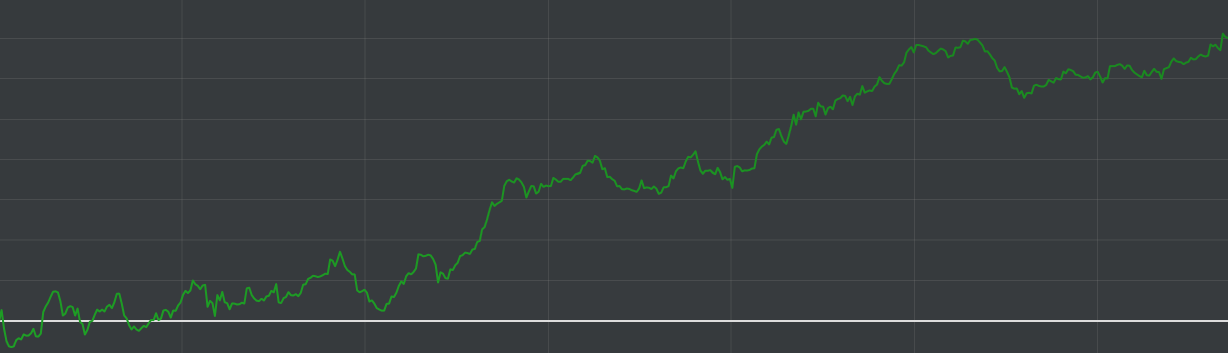
%> input picture pattern_recognition/dev/cashNew_toMatlab.png, 1228 x 353 px
$ octave load_and_clean.m   (GNU Octave 9; MATLAB toolbox functions it lacks are replaced by stand-ins)
%> lines starting %> are read from the running program, lines starting %| are printed output that depends on the picture; in (x1, y1, x2, y2) boxes, pixels count from 0 and x2, y2 are one past the last pixel; in counts of white or black regions, pixels touching at a corner belong together; the program's own positions count from 1
%% holdem manager graphs toolbox
%% riccetto88@gmail.com
clc
close all
clear all

%% input varibles
fileName = 'cashNew_toMatlab.png';

%% load data
IDATA=imread(fileName);
%> IDATA is the input picture: size 353x1228x3 uint8; mean R, G, B 55.5, 60.8, 62.4

%% cycle settings
N=numel(IDATA(1,:,1));
%> N = 1228
M=numel(IDATA(:,1,1));
%> M = 353

BLACKDATA = zeros(M,N);
%> BLACKDATA: size 353x1228 double; every value is 0
RESULT = zeros(2,N);
%% set colors
background = [53,58,61];
white = [221 221 221];
green = [27 146 34];
%% remove boxes
for i = 1:N
    for j = 1:M

        IDATA(j,i,1) = 0;
        IDATA(j,i,3) = 0;
        if IDATA(j,i,2)>190
            IDATA(j,i,2) = 0;
        elseif IDATA(j,i,2) < 100
            IDATA(j,i,2) = 0;
        else
            IDATA(j,i,2) = 256;
        end
        BLACKDATA(j,i) = sum(IDATA(j,i,:));
        RESULT(2,i) = RESULT(2,i) + j*BLACKDATA(j,i);
    end

    RESULT(1,i) = i;
    RESULT(2,i) = RESULT(2,i) / sum(BLACKDATA(:,i));

end
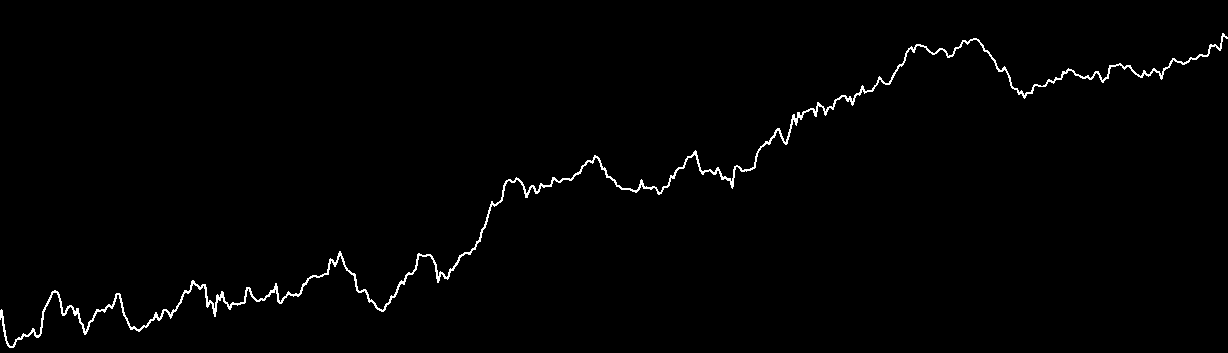
%> BLACKDATA: size 353x1228 double; 1.1% white in thin lines or dots, all inside (x1, y1, x2, y2) = (0, 33, 1228, 348)
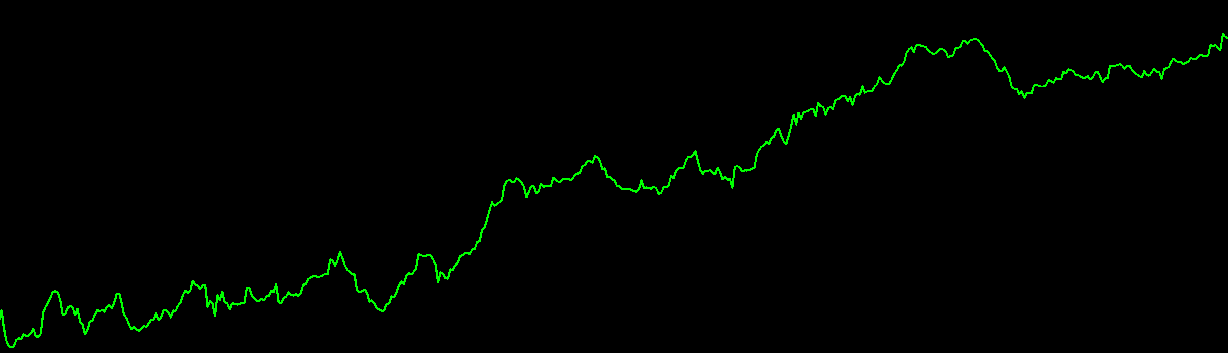
%> IDATA: size 353x1228x3 uint8; mean R, G, B 0, 2.9, 0
%> after the loop, RESULT = 1228 columns, first 8: [1 2 3 4 5 6 7 8; 315.5 314 318.5 324.5 331 336 340.5 344]

BLACKDATA(1,:) = 0;
%% reverse image
RESULT(2,:) = max(RESULT(2,:)) - RESULT(2,:);

%% smooth the graph a bit
numMean = 7;
K = numMean/2 + 0.5;
appo = RESULT(2,:);
%> appo = 1228 values, max 312 at index 1224, min 0 at index 11, mean 160.5

for i = K:N-K

    appo(i) = sum(RESULT(2,i-K+1:i+K-1))/numMean;

end
%> after the loop, appo = 1228 values, max 311.5 at index 1225, min 0.857 at index 12, mean 160.6

RESULT(2,:) = appo;

%% set start & endpoint
Start = [0,0];
End   = [73352,79.76];

Len = End - Start;
OrgLen = [RESULT(1,end)-RESULT(1,1),RESULT(2,end)-RESULT(2,1)];
%> OrgLen = [1227 277]

coeff = Len./OrgLen;
%> coeff = [59.78 0.288]


%% traslation operations
RESULT(1,:) = (RESULT(1,:) - RESULT(1,1) + Start(1))*coeff(1);
RESULT(2,:) = (RESULT(2,:) - RESULT(2,1) + Start(2))*coeff(2);

RESULT = RESULT';
%> RESULT = 1228 rows, first 12: [0 0; 59.78 0.432; 119.6 -0.864; 179.3 -2.94; 239.1 -4.11; 298.9 -5.41; 358.7 -6.58; 418.5 -7.53; 478.3 -8.21; 538 -8.68; 597.8 -8.93; 657.6 -8.97]
%% plot the result graph
figure(1)
plot(RESULT(:,1),RESULT(:,2),'k')
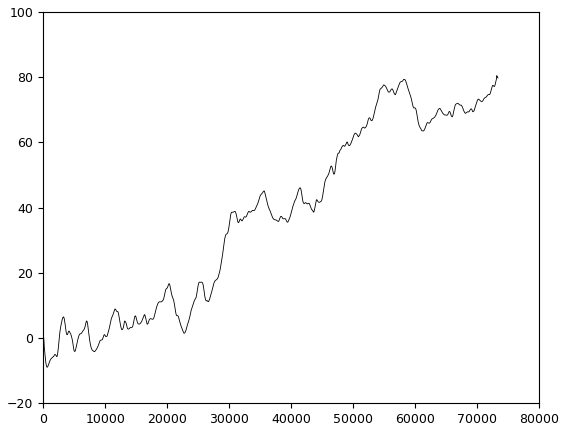
%> figure redrawn from the program's plot data; curve peaks at x = 73172.7, y = 80.48

%% stream operations

%fp=open('CashData.txt');
%fprintf(fp,RESULT);

%% do a linear fit

%> (the run ends here)
